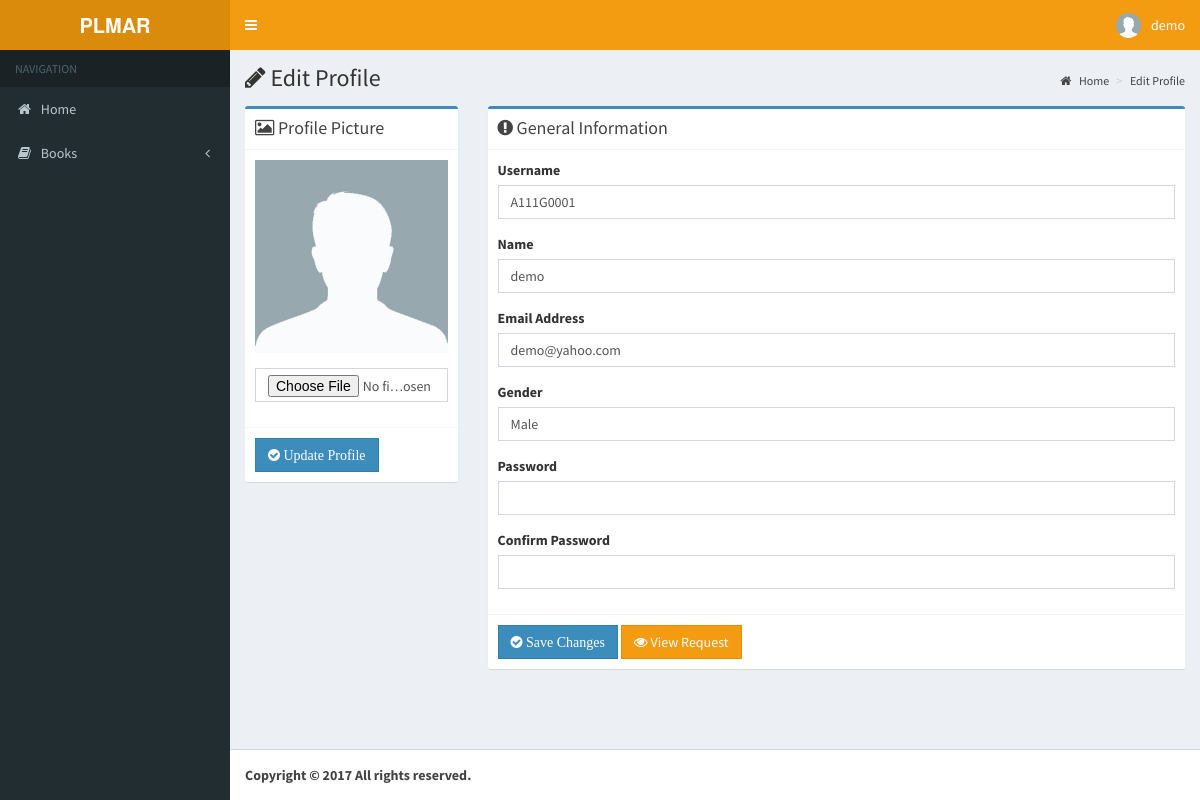
The page /pages/student/profile.php (signed in) on the database its author committed.
### tables this page shows
CREATE TABLE `pl_account_tbl` (
  `id` int(11) NOT NULL,
  `image` varchar(255) NOT NULL,
  `student_id` varchar(255) NOT NULL,
  `name` varchar(255) NOT NULL,
  `email` varchar(255) NOT NULL,
  `gender` varchar(255) NOT NULL,
  `branch` varchar(255) NOT NULL,
  `year` varchar(255) NOT NULL,
  `section` varchar(255) NOT NULL,
  `username` varchar(255) NOT NULL,
  `password` varchar(255) NOT NULL,
  `role` varchar(255) NOT NULL,
  `date` timestamp NOT NULL DEFAULT CURRENT_TIMESTAMP ON UPDATE CURRENT_TIMESTAMP
);

### pages/student/profile.php (the view, shortened to what this page needs)
<?php
include '../../functions/functions.php';
$query = $db->query("SELECT * FROM pl_account_tbl WHERE id = ".$_SESSION['user']);
$row = $query->fetch_object();
$name = $row->name;
$image = $row->image;
$email = $row->email;
$username = $row->username;
$gender = $row->gender;
?>
<!DOCTYPE html>
<html>
<head>
  <link rel="stylesheet" href="../../bootstrap/css/bootstrap.min.css">
  <link rel="stylesheet" href="https://cdnjs.cloudflare.com/ajax/libs/font-awesome/4.5.0/css/font-awesome.min.css">
  <link rel="stylesheet" href="https://cdnjs.cloudflare.com/ajax/libs/ionicons/2.0.1/css/ionicons.min.css">
  <link rel="stylesheet" href="../../dist/css/AdminLTE.min.css">
  <link rel="stylesheet" href="../../plugins/select2/select2.min.css">
  <link rel="stylesheet" href="../../dist/css/skins/skin-yellow.min.css">
  <link rel="stylesheet" type="text/css" href="../../dist/sweetalert/dist/sweetalert.css">
  <link rel="stylesheet" type="text/css" href="../../dist/sweetalert/themes/twitter/twitter.css">
</head>
<body class="hold-transition skin-yellow sidebar-mini">
<div class="wrapper">
  <header class="main-header">
    <a class="logo">
      <span class="logo-lg"><b>PLMAR</b></span>
    </a>
    <nav class="navbar navbar-static-top" role="navigation">
      <a href="#" class="sidebar-toggle" data-toggle="offcanvas" role="button">
      </a>
      <div class="navbar-custom-menu">
        <ul class="nav navbar-nav">
          <li class="dropdown user user-menu">
            <a href="#" class="dropdown-toggle" data-toggle="dropdown">
              <img src="../../<?php echo $image?>" class="user-image" alt="User Image">
              <span class="hidden-xs"><?php echo$name?></span>
            </a>
          </li>
        </ul>
      </div>
    </nav>
  </header>
  <aside class="main-sidebar">
    <section class="sidebar">
      <ul class="sidebar-menu">
        <li class="header">NAVIGATION</li>
        <li><a href="home.php"><i class="fa fa-home"></i> <span>Home</span></a></li>
        <li class="treeview">
          <a href="#">
            <i class="fa fa-book"></i> <span> Books</span>
            <span class="pull-right-container">
              <i class="fa fa-angle-left pull-right"></i>
            </span>
          </a>
        </li>
      </ul>
    </section>
  </aside>
  <div class="content-wrapper">
    <section class="content-header">
      <h1><i class="fa fa-pencil"></i> Edit Profile</h1>
      <ol class="breadcrumb">
        <li><a href="#"><i class="fa fa-home"></i> Home</a></li>
        <li class="active"><a href="#">Edit Profile</a></li>
      </ol>
    </section>
    <section class="content">
    <div class="row">
        <div class="col-md-3 col-xs-12">
          <div class="box box-primary">
            <div class="box-header with-border">
              <h3 class="box-title"><i class="fa fa-image"></i> Profile Picture</h3>
            </div>
            <form role="form" method="POST" enctype="multipart/form-data" data-parsley-validate>
              <div class="box-body">
                <div class="form-group">
                  <img class="img-responsive" style="width:100%" src="../../<?php echo$image?>">
                </div>
                <div class="form-group">
                  <input type="file" class="form-control"  name="image" required>
                </div>
              </div>
              <div class="box-footer">
                <button type="submit" name="btn" class="btn btn-primary flat"><i class="fa fa-check-circle"> Update Profile</i></button>
              </div>
            </form>
          </div>
          </div>
           <div class="col-md-9 col-xs-12">
          <div class="box box-primary">
            <div class="box-header with-border">
              <h3 class="box-title"><i class="fa fa-exclamation-circle"></i> General Information</h3>
            </div>
            <form role="form" method="POST" data-parsley-validate>
              <div class="box-body">
                <div class="form-group">
                  <label for="StudentID">Username</label>
                  <p class="form-control"><?php echo$username?></p>
                </div>
                <div class="form-group">
                  <label for="Name">Name</label>
                  <p class="form-control"><?php echo$name?></p>
                </div>
                <div class="form-group">
                  <label for="exampleInputEmail1">Email Address</label>
                  <p class="form-control"><?php echo$email?></p>
                </div>
                <div class="form-group">
                  <label for="Gender">Gender</label>
                  <p class="form-control"><?php echo$gender?></p>
                </div>
                <div class="form-group">
                  <label for="exampleInputEmail1">Password</label>
                  <input type="password" id="password" class="form-control" minlength=6 name="password" required>
                </div>
                <div class="form-group">
                  <label for="exampleInputEmail1">Confirm Password</label>
                  <input type="password" class="form-control" data-parsley-equalto="#password" name="cpassword" required>
                </div>
              </div>
              <div class="box-footer">
                <button type="submit" name="btn-edit-password" class="btn btn-primary flat"><i class="fa fa-check-circle"> Save Changes</i></button>
                <a href="view-requests.php" class="btn btn-warning flat"><i class="fa fa-eye"></i> View Request</a>
              </div>
            </form>
          </div>
          </div>
    </div>
    </section>
  </div>
  <footer class="main-footer">
    <strong>Copyright &copy; <?php echo date('Y')?> All rights reserved.
  </footer>
</div>
</body>
</html>

### rows shown on the page
pl_account_tbl: image (picture), name "demo", username "A111G0001", email "demo@yahoo.com", gender "Male"
